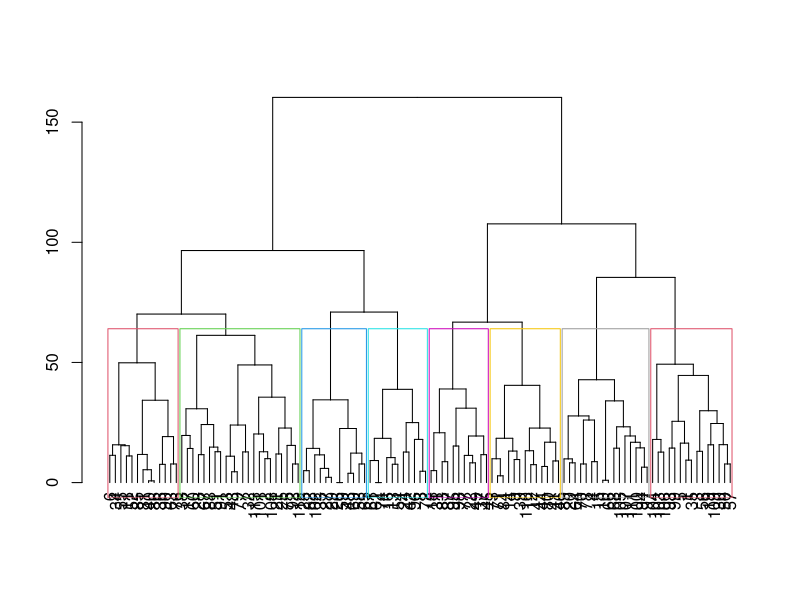

R code for this plot: (Note: this script raises an error after producing the figure.)
# ================== Hierarchical cluster analysis =====================

# Read the data frame
df <- read.csv("data/clean_data_v2.csv")

# Omit the NA values of the data frame
df <- na.omit(df)

# Standardize the Age variable
df$Age_std <- scale(df$Age)

# Standardize the Frequency variable
df$Frequency <- factor(
  df$Frequency, 
  order = TRUE,
  levels = c("Less than 2 hours", "2 - 5 hours", "6 - 10 hours", "11 - 15 hours", "16 - 20 hours", "More than 20 hours"))
df$Frequency_numeric <- as.numeric(factor(df$Frequency))
df$Frequency_std <- scale(df$Frequency_numeric)

# Turn the nominal variables into dummy variables
df_dummy <- model.matrix(~ Age_std + Genre + Frequency_std + Field + Factor + Gender + Platform, data = df)

# Calculate the points distance
point_dist <- dist(df_dummy, method = "canberra")      # Using Canberra distance

# Hierarchical cluster analysis on the data frame
hc <- hclust(point_dist, method = "ward.D")            # Using Ward's method

# Plot the dendrogram
dend <- as.dendrogram(hc)
plot(dend)

# Draw the rectangle around each cluster in k clusters
k <- 8
rect.hclust(hc, k, border = 2:8)



# =================== Gap statistic method to find the optimal number of cluster  ==========
# Calculate Within-Cluster Dispersion (WCD) for the original data
wss <- sum(hc$height)

# Generate Random Data for Comparison
set.seed(123)  # Set seed for reproducibility
B <- 100  # Number of random datasets
random_datasets <- lapply(1:B, function(i) matrix(runif(length(df_dummy)), ncol = ncol(df_dummy)))

# Cluster the Random Data
random_hcs <- lapply(random_datasets, function(random_data) {
  dist_matrix <- dist(random_data, method = dist_method[4])
  hclust(dist_matrix, method = hc_method[1])
})


# Calculate Within-Cluster Dispersion for Random Data
wss_random <- sapply(random_hcs, function(random_hc) sum(random_hc$height))


# Calculate Gap Statistic    
gap <- (log(wss_random) - log(wss)) + mean(log(wss_random) - log(wss))

# Determine the Optimal Number of Clusters
num_clusters <- 1 : 10 # Change this range according to the problem domain

gap <- gap[1:length(num_clusters)]

x_labels <- seq(1, length(num_clusters))

plot(num_clusters, gap, xlab = "Number of Clusters", ylab = "Gap Statistic", 
     main = "Gap Statistic Plot", type = "b")

# Customize x-axis labels
axis(1, at = x_labels, labels = num_clusters)
abline(v = 8, col = "red", lty = 2)


# ==================== Histogram and observing pattern ====================
# Add the cluster assignments to the data frame
df$Cluster <- factor(clusters)
print(clusters)

# Create a histogram of the Genre distribution in each cluster
ggplot(df, aes(x = Genre)) +
  geom_histogram(stat = "count", fill = "lightblue", color = "black", linewidth = 0.8) +
  facet_wrap(~ Cluster) +
  theme(axis.text.x = element_text(angle = 45, hjust = 1)) +
  labs(title = "Genre Distribution in Each Cluster", x = "Genre", y = "Count")

# Create a histogram of the Age distribution in each cluster
ggplot(df, aes(x = Age)) +
  geom_histogram(stat = "count", fill = "orange", color = "black", linewidth = 0.8) +
  facet_wrap(~ Cluster) +
  theme(axis.text.x = element_text(angle = 45, hjust = 1)) +
  labs(title = "Age Distribution in Each Cluster", x = "Age", y = "Count")

# Create a histogram of the Field distribution in each cluster
ggplot(df, aes(x = Field)) +
  geom_histogram(stat = "count", fill = "red", color = "black", linewidth = 0.8) +
  facet_wrap(~ Cluster) +
  theme(axis.text.x = element_text(angle = 45, hjust = 1)) +
  labs(title = "Field Distribution in Each Cluster", x = "Field", y = "Count")

# Create a histogram of the Frequency distribution in each cluster
ggplot(df, aes(x = Frequency)) +
  geom_histogram(stat = "count", fill = "darkgrey", color = "black", linewidth = 0.8) +
  facet_wrap(~ Cluster) +
  theme(axis.text.x = element_text(angle = 45, hjust = 1)) +
  labs(title = "Frequency Distribution in Each Cluster", x = "Frequency", y = "Count")

# Create a histogram of the Factor distribution in each cluster
ggplot(df, aes(x = Factor)) +
  geom_histogram(stat = "count", fill = "lightgreen", color = "black", linewidth = 0.8) +
  facet_wrap(~ Cluster) +
  theme(axis.text.x = element_text(angle = 45, hjust = 1)) +
  labs(title = "Factor Distribution in Each Cluster", x = "Factor", y = "Count")